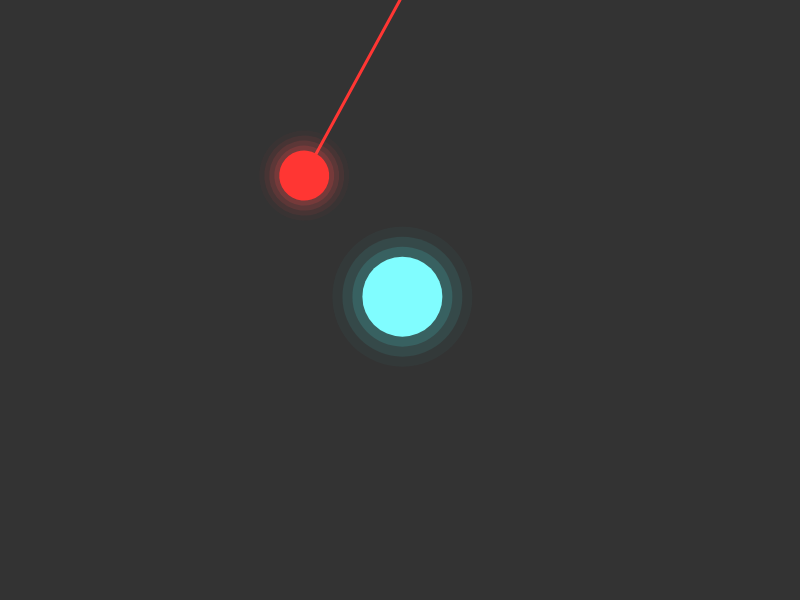
Frame 1 (no input)
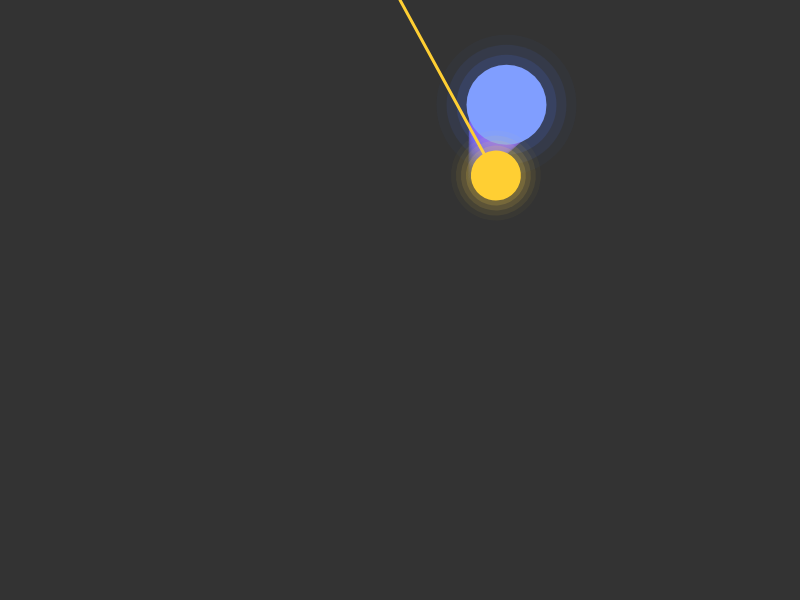
Frame 60 (no input)
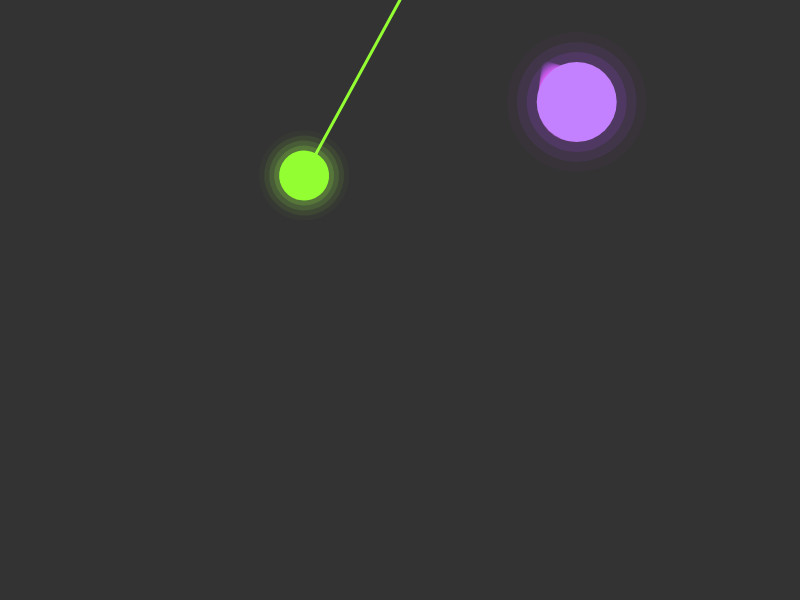
Frame 120 (the mouse pressed at the canvas centre since frame 60)

The p5.js sketch that drew these frames (run headless with seeded random() and noise() and a simulated clock; from frame 60 on, the mouse is pressed at the canvas centre):

// p5.js sketch
// ── sketch.js

let trail = []

let posX, posY, velX, velY
let lastVelocityChange = 0
let velocityInterval = 2000

function setup() {
    createCanvas(800, 600)
    colorMode(HSB, TWO_PI, 1, 1, 1)

    posX = width * 0.5
    posY = height * 0.5

    velX = random(-4, 4)
    velY = random(-4, 4)
}

function draw() {
    background(0, 0, 0.2)

    // Dynamic colors
    let t = millis() * 0.001
    let pendulumHue = (t * 0.8) % TWO_PI
    let ballHue = (pendulumHue + PI) % TWO_PI

    // Timed velocity change
    if (millis() - lastVelocityChange >= velocityInterval) {
        changeVelocity()
        lastVelocityChange = millis()
    }

    // Organic movement using Perlin noise
    let noiseX = map(noise(millis() * 0.0005), 0, 1, -1, 1)
    let noiseY = map(noise(millis() * 0.0005 + 100), 0, 1, -1, 1)

    posX += velX + noiseX * 2
    posY += velY + noiseY * 2

    // Wall collision
    if (posX + 40 >= width || posX - 40 <= 0) {
        velX *= -1
        posX = constrain(posX, 40, width - 40)
    }

    if (posY + 40 >= height || posY - 40 <= 0) {
        velY *= -1
        posY = constrain(posY, 40, height - 40)
    }

    // Store ball positions
    trail.push(createVector(posX, posY))

    if (trail.length > 25) {
        trail.shift()
    }

    noStroke()

    // Colorful motion trails
    for (let i = 0; i < trail.length; i++) {
        let opacity = map(i, 0, trail.length - 1, 0.02, 0.35)
        let size = map(i, 0, trail.length - 1, 8, 75)
        let trailHue = (ballHue + i * 0.03) % TWO_PI

        fill(trailHue, 0.6, 1, opacity)
        circle(trail[i].x, trail[i].y, size)
    }

    // Ball glow
    for (let g = 140; g > 80; g -= 20) {
        let alpha = map(g, 140, 80, 0.03, 0.18)
        fill(ballHue, 0.7, 1, alpha)
        circle(posX, posY, g)
    }

    // Main ball
    fill(ballHue, 0.5, 1)
    circle(posX, posY, 80)

    // Pendulum
    push()
    translate(width * 0.5, 0)
    rotate(cos(millis() * 0.00314) * 0.5)

    stroke(pendulumHue, 0.8, 1)
    strokeWeight(3)
    line(0, 0, 0, 200)

    // Pendulum glow
    noStroke()
    for (let g = 90; g > 50; g -= 10) {
        let alpha = map(g, 90, 50, 0.03, 0.2)
        fill(pendulumHue, 0.7, 1, alpha)
        circle(0, 200, g)
    }

    // Main pendulum bob
    fill(pendulumHue, 0.8, 1)
    circle(0, 200, 50)

    pop()
}

function changeVelocity() {
    velX = random([-4, -3, 3, 4])
    velY = random([-4, -3, 3, 4])
}
